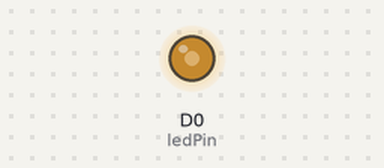
Bench run of a sketch on a simulated ESP8266 (NodeMCU). Shown: output pins drawn as LEDs (lit = HIGH).

Above: at 0.05 s.
At 4.0 s:
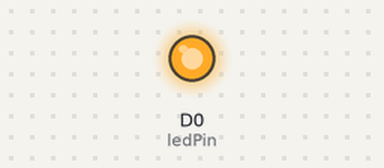
Timing chart, 0 to 5.2 s (numbered marks = the images above):
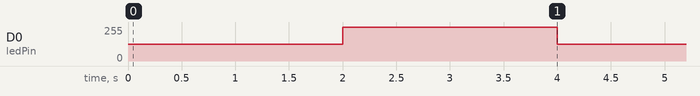

Measured:
- by itself, D0 (ledPin): alternates 255/255 for 2.0 s and 127/255 for 2.0 s

The sketch:

09_LedPWM.ino
```cpp
int ledPin = D0;
void setup() {
   pinMode(ledPin, OUTPUT);
}

void loop() {
   analogWrite(ledPin, 512);
   delay(2000);
   analogWrite(ledPin, 1023);
   delay(2000);
}
```
